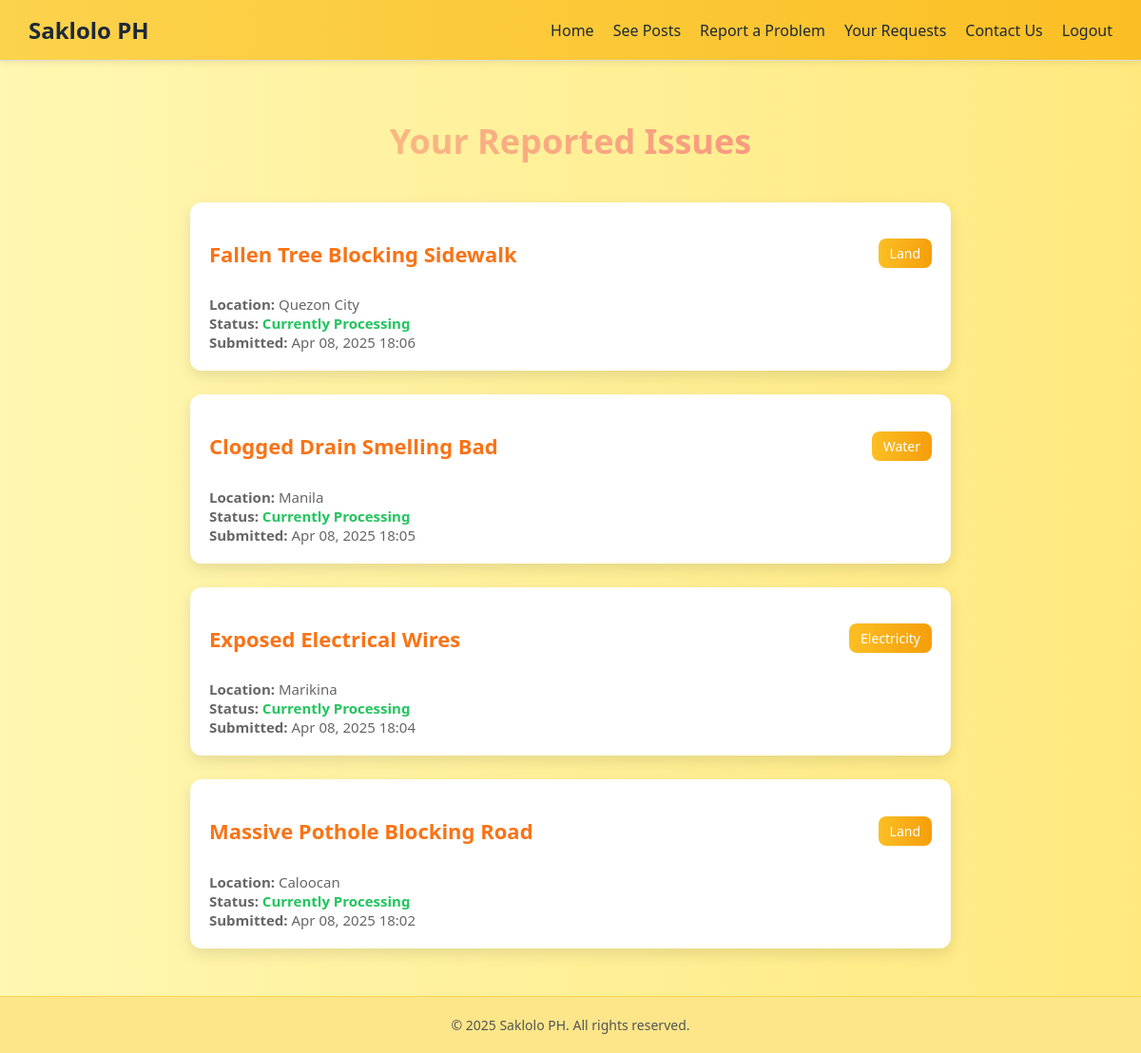
Screenshot of /requests/ (signed in) with the database file from the repository.
### report/models.py (models this page shows, shortened)
class Post(models.Model):
    user = models.ForeignKey(User, on_delete=models.CASCADE)
    title = models.CharField(max_length=255)
    category = models.CharField(max_length=20, choices=CATEGORY_CHOICES)
    location = models.CharField(max_length=255)
    date = models.DateTimeField(auto_now_add=True)
    description = models.TextField()
    upvotes = models.IntegerField(default=0)
    downvotes = models.IntegerField(default=0)
    def get_absolute_url(self):
        return reverse('report:post_detail', args=[str(self.pk)])

### report/views.py (the view)
# urls.py: path('requests/', views.request_view, name='requests'),
@login_required
def request_view(request):
    user_posts = Post.objects.filter(user=request.user).order_by('-date')
    return render(request, 'requests.html', {'posts': user_posts})

### templates/requests.html (shortened to what this page needs)
{% extends 'base.html' %}
{% load static %}
{% block content %}
<h2 class="page-title">Your Reported Issues</h2>
{% if posts %}
    <ul class="post-list">
        {% for post in posts %}
            <li class="post-item">
                <div class="post-header">
                    <h3><a href="{{ post.get_absolute_url }}" class="post-title">{{ post.title }}</a></h3>
                    <span class="category">{{ post.category }}</span>
                </div>
                <div class="post-meta">
                    <strong>Location:</strong> {{ post.location }}<br>
                    <strong>Status:</strong> <span class="status">Currently Processing</span><br>
                    <strong>Submitted:</strong> {{ post.date|date:"M d, Y H:i" }}
                </div>
            </li>
        {% endfor %}
    </ul>
{% else %}
    <p class="empty-message">You haven't reported any issues yet.</p>
{% endif %}
{% endblock %}

### templates/base.html (style rules this page uses)
body { margin: 0; font-family: 'Segoe UI', Tahoma, Geneva, Verdana, sans-serif; background-color: #fffef4; }

### templates/requests.html (style rules this page uses)
body { background: linear-gradient(to right, #fff7b2, #ffe97f); font-family: 'Segoe UI', Tahoma, Geneva, Verdana, sans-serif; margin: 0; padding: 0; color: #333; }
.page-title { text-align: center; color: #333; font-size: 36px; font-weight: bold; margin: 30px 0 20px; background: linear-gradient(to right, #fbd786, #f7797d); -webkit-background-clip: text; -webkit-text-fill-color: transparent; }
.post-list { list-style: none; display: grid; grid-template-columns: 1fr; gap: 25px; padding: 20px 30px; max-width: 800px; margin: auto; }
.post-item { background-color: #fff; border-radius: 12px; padding: 20px; box-shadow: 0 6px 16px rgba(0, 0, 0, 0.1); transition: transform 0.3s ease, box-shadow 0.3s ease; }
.post-header { display: flex; justify-content: space-between; align-items: center; margin-bottom: 10px; }
.post-title { font-size: 22px; color: #f97316; text-decoration: none; font-weight: 600; }
.category { background: linear-gradient(to right, #fbbf24, #f59e0b); color: white; padding: 6px 12px; border-radius: 8px; font-size: 14px; font-weight: 500; }
.post-meta { margin-top: 10px; font-size: 15px; color: #666; }
.status { font-weight: bold; color: #22c55e; }

### rows the page displays
Post: title "Fallen Tree Blocking Sidewalk", category "Land", location "Quezon City", date "Apr 08, 2025 18:06"
Post: title "Clogged Drain Smelling Bad", category "Water", location "Manila", date "Apr 08, 2025 18:05"
Post: title "Exposed Electrical Wires", category "Electricity", location "Marikina", date "Apr 08, 2025 18:04"
Post: title "Massive Pothole Blocking Road", category "Land", location "Caloocan", date "Apr 08, 2025 18:02"
